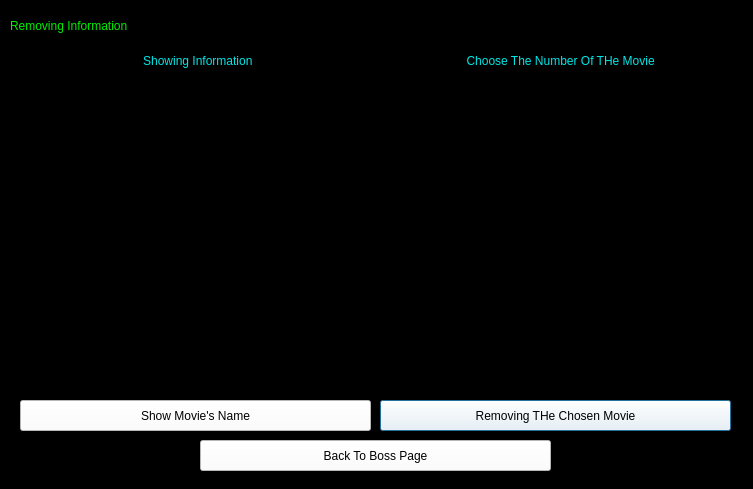
<?xml version="1.0" encoding="UTF-8"?>
<ui version="4.0">
 <class>Removing_movie</class>
 <widget class="QDialog" name="Removing_movie">
  <property name="geometry">
   <rect>
    <x>0</x>
    <y>0</y>
    <width>753</width>
    <height>489</height>
   </rect>
  </property>
  <property name="windowTitle">
   <string>Dialog</string>
  </property>
  <property name="styleSheet">
   <string notr="true">background-color: rgb(0, 0, 0);</string>
  </property>
  <widget class="QLabel" name="label_2">
   <property name="geometry">
    <rect>
     <x>10</x>
     <y>0</y>
     <width>171</width>
     <height>51</height>
    </rect>
   </property>
   <property name="styleSheet">
    <string notr="true">background-color: rgb(0, 0, 0);
color: rgb(0, 239, 0);
font: 16pt &quot;Pristina&quot;;</string>
   </property>
   <property name="text">
    <string>Removing Information</string>
   </property>
  </widget>
  <widget class="QPushButton" name="pushButton_2">
   <property name="geometry">
    <rect>
     <x>380</x>
     <y>400</y>
     <width>351</width>
     <height>31</height>
    </rect>
   </property>
   <property name="styleSheet">
    <string notr="true">background-color: rgb(255, 255, 255);
font: 14pt &quot;Pristina&quot;;
color: rgb(0, 0, 0);</string>
   </property>
   <property name="text">
    <string>Removing THe Chosen Movie</string>
   </property>
  </widget>
  <widget class="QPushButton" name="pushButton_3">
   <property name="geometry">
    <rect>
     <x>20</x>
     <y>400</y>
     <width>351</width>
     <height>31</height>
    </rect>
   </property>
   <property name="styleSheet">
    <string notr="true">background-color: rgb(255, 255, 255);
font: 14pt &quot;Pristina&quot;;
color: rgb(0, 0, 0);</string>
   </property>
   <property name="text">
    <string>Show Movie's Name</string>
   </property>
  </widget>
  <widget class="QPushButton" name="pushButton_4">
   <property name="geometry">
    <rect>
     <x>200</x>
     <y>440</y>
     <width>351</width>
     <height>31</height>
    </rect>
   </property>
   <property name="styleSheet">
    <string notr="true">background-color: rgb(255, 255, 255);
font: 14pt &quot;Pristina&quot;;
color: rgb(0, 0, 0);</string>
   </property>
   <property name="text">
    <string>Back To Boss Page</string>
   </property>
  </widget>
  <widget class="QTextBrowser" name="textBrowser">
   <property name="geometry">
    <rect>
     <x>20</x>
     <y>80</y>
     <width>351</width>
     <height>311</height>
    </rect>
   </property>
   <property name="styleSheet">
    <string notr="true">font: 15pt &quot;Pristina&quot;;
background-color: rgb(0, 0, 0);
color: rgb(85, 255, 0);</string>
   </property>
  </widget>
  <widget class="QLineEdit" name="lineEdit">
   <property name="geometry">
    <rect>
     <x>380</x>
     <y>80</y>
     <width>351</width>
     <height>311</height>
    </rect>
   </property>
   <property name="styleSheet">
    <string notr="true">font: 60pt &quot;Pristina&quot;;
background-color: rgb(0, 0, 0);
color: rgb(85, 255, 0);</string>
   </property>
  </widget>
  <widget class="QLabel" name="label">
   <property name="geometry">
    <rect>
     <x>20</x>
     <y>50</y>
     <width>351</width>
     <height>21</height>
    </rect>
   </property>
   <property name="styleSheet">
    <string notr="true">font: 14pt &quot;Pristina&quot;;
color: rgb(0, 232, 232);
background-color: rgb(0, 0, 0);</string>
   </property>
   <property name="text">
    <string>                                     Showing Information</string>
   </property>
  </widget>
  <widget class="QLabel" name="label_3">
   <property name="geometry">
    <rect>
     <x>380</x>
     <y>50</y>
     <width>351</width>
     <height>21</height>
    </rect>
   </property>
   <property name="styleSheet">
    <string notr="true">font: 14pt &quot;Pristina&quot;;
color: rgb(0, 232, 232);
background-color: rgb(0, 0, 0);</string>
   </property>
   <property name="text">
    <string>                          Choose The Number Of THe Movie</string>
   </property>
  </widget>
 </widget>
 <resources/>
 <connections/>
</ui>
